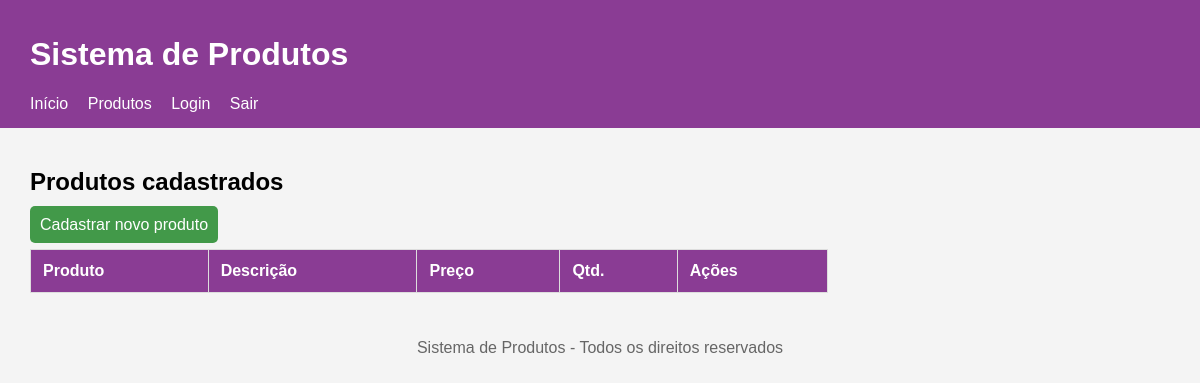
The app's page /produtos/listar.php (signed in), older data.
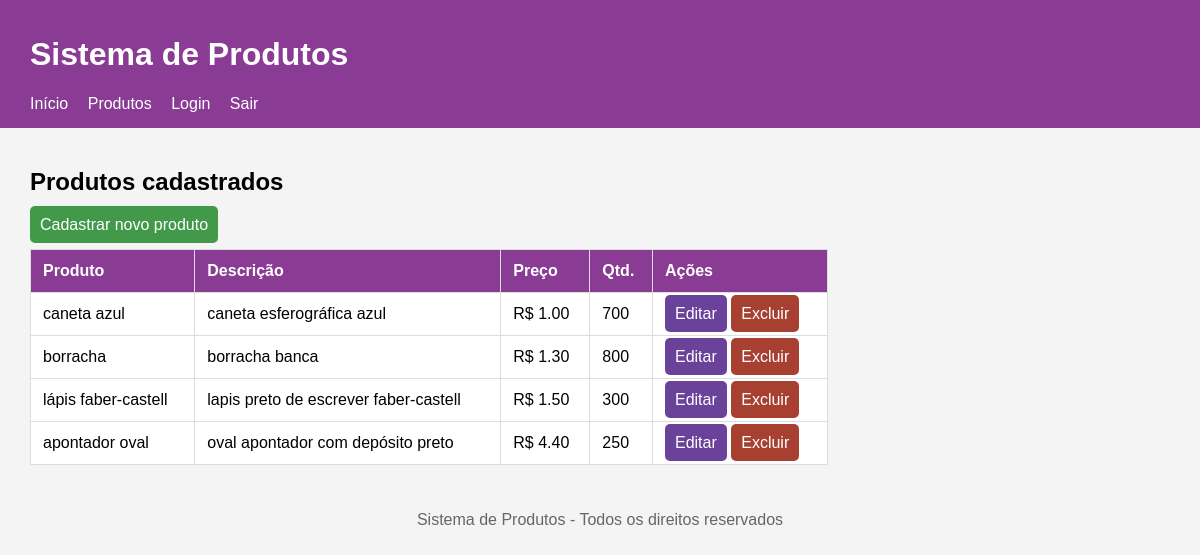
The same page, newer data.
### tables this page shows
CREATE TABLE `produtos` (
  `id` int(11) NOT NULL,
  `nome` varchar(100) NOT NULL,
  `descricao` varchar(255) NOT NULL,
  `preco` decimal(10,2) NOT NULL,
  `quantidade` int(11) NOT NULL
);

### produtos/listar.php (the view, shortened to what this page needs)
<?php
require __DIR__ . '/../conexao.php';
$sql = "SELECT * FROM produtos";
$resultado = mysqli_query($conexao, $sql);
?>
<?php require __DIR__ . '/../cabecalho.php'; ?>
<main>
    <h2>Produtos cadastrados</h2>
    <a class="butao" href="cadastrar.php">Cadastrar novo produto</a>
    <div class="tabela">
        <table>
            <tr>
                <th>Produto</th>
                <th>Descrição</th>
                <th>Preço</th>
                <th>Qtd.</th>
                <th>Ações</th>
            </tr>
            <?php while ($produto = mysqli_fetch_assoc($resultado)) { ?>
                <tr>
                    <td><?php echo $produto['nome']; ?></td>
                    <td><?php echo $produto['descricao']; ?></td>
                    <td>R$ <?php echo $produto['preco']; ?></td>
                    <td><?php echo $produto['quantidade']; ?></td>
                    <td>
                        <a class="butaoedit" href="atualizar.php?id=<?php echo $produto['id'];
                        ?>">Editar</a>
                        <a class="butaoexc" href="excluir.php?id=<?php echo $produto['id'];
                        ?>">Excluir</a>
                    </td>
                </tr>
            <?php } ?>
        </table>
    </div>
</main>
<?php require __DIR__ . '/../rodape.php'; ?>

### cabecalho.php (shortened to what this page needs)
<?php
    $base_url = '/projeto_php/';
?>
<!DOCTYPE html>
<html lang="pt-br">
<head>
    <link rel="stylesheet" href="<?php echo $base_url; ?>css/style.css">
</head>
<body>
    <header>
        <h1>Sistema de Produtos</h1>
        <nav>
            <a href="<?php echo $base_url; ?>index.php">Início</a>
            <a href="<?php echo $base_url; ?>produtos/listar.php">Produtos</a>
            <a href="<?php echo $base_url; ?>login.php">Login</a>
            <a href="<?php echo $base_url; ?>logout.php">Sair</a>
        </nav>
    </header>

### rodape.php
    <footer>
        <p>Sistema de Produtos - Todos os direitos reservados</p>
    </footer>
</body>
</html>

### css/style.css (style rules this page uses)
body { font-family: Arial, sans-serif; margin: 0; background-color: #f4f4f4; }
header { background-color: #8a3c94; color: white; padding: 15px 30px; }
header nav a { color: white; margin-right: 15px; text-decoration: none; }
main { padding: 20px 30px; }
footer { text-align: center; padding: 10px; color: #666; }
.butao { background-color: #429949; padding: 10px; border-radius: 5px; color: white; text-decoration: none; }
.butaoedit { background-color: #6b4299; padding: 10px; border-radius: 5px; color: white; text-decoration: none; }
.butaoexc { background-color: #a84032; padding: 10px; border-radius: 5px; color: white; text-decoration: none; }
table { width: 100%; border-collapse: collapse; background-color: white; margin-top: 15px; max-width: 70%; }
table th, table td { border: 1px solid #ddd; padding: 12px; text-align: left; }
table th { background-color: #8a3c94; color: white; }
.tabela { width: 100%; display: flex; overflow-x: scroll; white-space: nowrap; }

Row changes from the older to the newer data that the page shows:
added produtos: nome "caneta azul", descricao "caneta esferográfica azul", preco "1.00", quantidade "700"
added produtos: nome "borracha", descricao "borracha banca", preco "1.30", quantidade "800"
added produtos: nome "lápis faber-castell", descricao "lapis preto de escrever faber-castell", preco "1.50", quantidade "300"
added produtos: nome "apontador oval", descricao "oval apontador com depósito preto", preco "4.40", quantidade "250"
